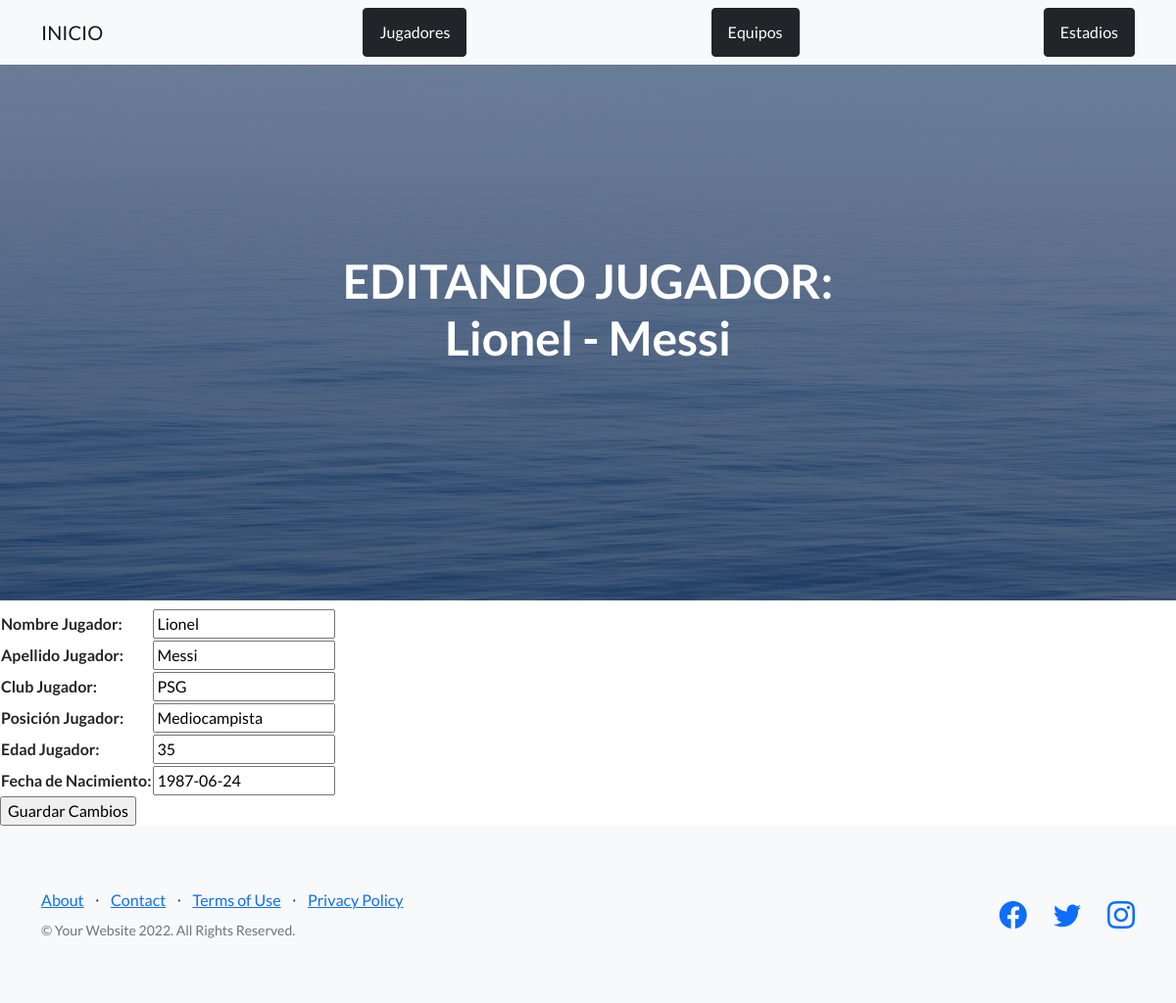
Page /AppEI/editarJugador/2 on the committed database.
### AppEI/models.py (models this page shows)
class Jugador(models.Model):
    nombre= models.CharField(max_length=50) #lo defino como un caracter de base de datos
    apellido=models.CharField(max_length=50)
    posicion=models.CharField(max_length=50)
    club=models.CharField(max_length=50)
    edad=models.IntegerField() #lo defino como un entero de base de datos
    fecha_nacimiento=models.DateField()
    def __str__(self):
        return f"{self.nombre} - {str(self.apellido)}"

### AppEI/views.py (the view)
# urls.py: path('editarJugador/<id>', editarJugador, name="editarJugador"),
def editarJugador(request, id):
    jugador=Jugador.objects.get(id=id)
    if request.method=="POST":
        form= JugadorForm(request.POST) #por POST el formulario viene lleno
        if form.is_valid():
            info=form.cleaned_data #convierte la info en modo formulario a un diccionario más facil de leer
            jugador.nombre=info["nombre"]
            jugador.apellido=info["apellido"]
            jugador.posicion=info["posicion"]
            jugador.club=info["club"]
            jugador.edad=info["edad"]
            jugador.fecha_nacimiento=info["fecha_nacimiento"]
            jugador.save()
            jugadores=Jugador.objects.all()
            return render (request, "AppEI/leerJugadores.html", {"jugadores": jugadores, "mensaje": "Jugador editado correctamente"})
        pass
    else:
        formulario=JugadorForm(initial={"nombre":jugador.nombre, "apellido":jugador.apellido, "posicion": jugador.posicion, "club": jugador.club, "edad": jugador.edad, "fecha_nacimiento": jugador.fecha_nacimiento})
        return render (request, "AppEI/editarJugador.html", {"form": formulario, "jugador": jugador})

### AppEI/forms.py
class JugadorForm(forms.Form):
    nombre= forms.CharField(label="Nombre Jugador", max_length=50)
    apellido= forms.CharField(label="Apellido Jugador", max_length=50)
    club= forms.CharField(label="Club Jugador", max_length=50)
    posicion= forms.CharField(label="Posición Jugador", max_length=50)
    edad=forms.IntegerField(label="Edad Jugador")
    fecha_nacimiento=forms.DateField(label="Fecha de Nacimiento")

### AppEI/Templates/AppEI/editarJugador.html (shortened to what this page needs)
{% extends "AppEI/padre.html" %}
{% load static %}
{% block titulo %}
<h1 class="mb-5">EDITANDO JUGADOR: {{ jugador }} </h1>
{% endblock %}
{% block contenido_que_cambia %}
<form action="{% url 'editarJugador' jugador.id %}" method="POST"> {% csrf_token %}
    <table>
        {{ form.as_table }}
    </table>
    <input type="submit" value="Guardar Cambios">
</form>
{% endblock %}

### rows in the picture
Jugador: nombre+apellido "Lionel - Messi", nombre "Lionel", apellido "Messi", club "PSG", posicion "Mediocampista", edad "35", fecha_nacimiento "1987-06-24"
